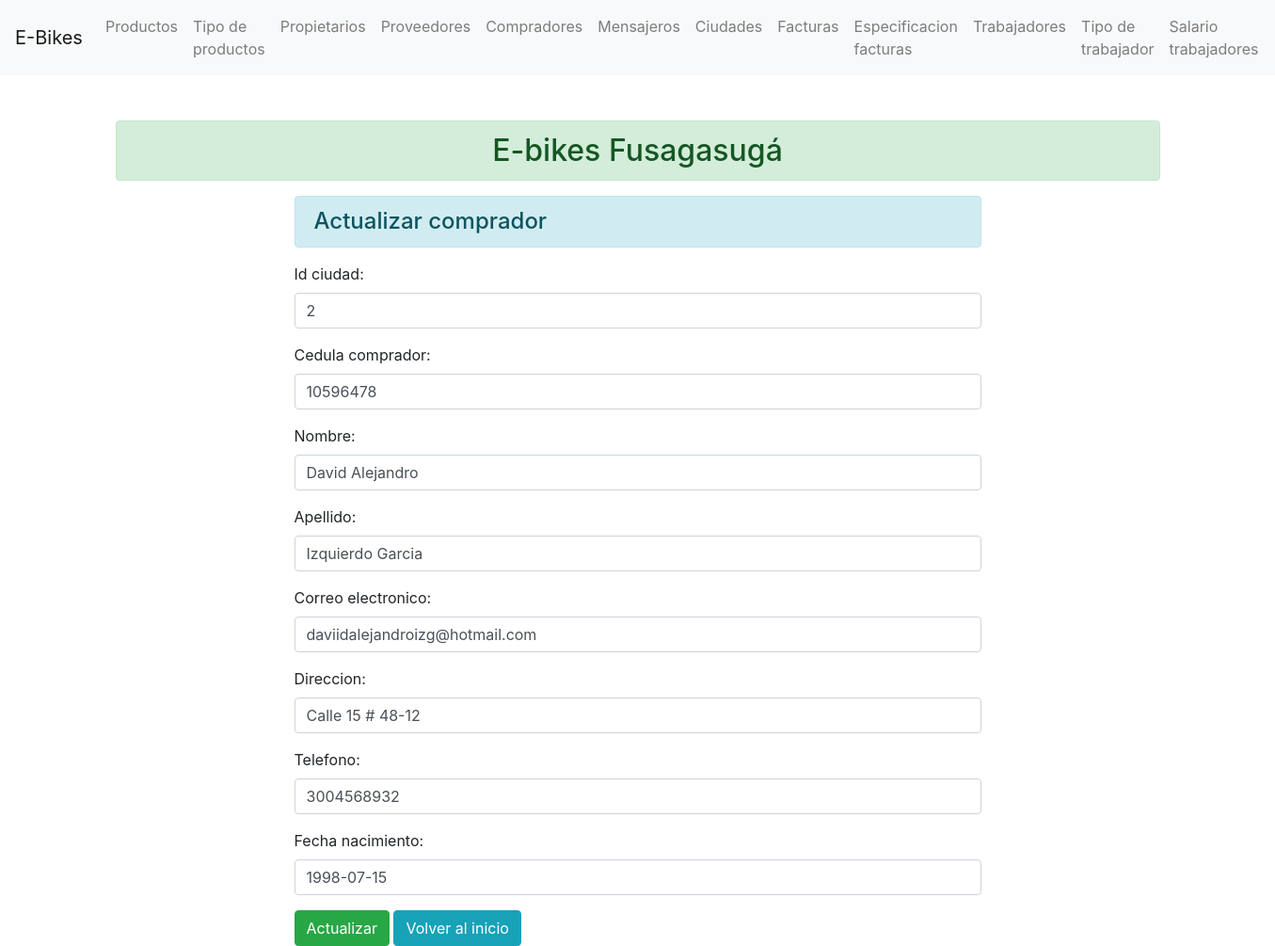
The page /comprador/10596478/ on the database its author committed.
### enroll/models.py (models this page shows)
class Comprador(models.Model):
    id_ciudad = models.ForeignKey(Ciudad, on_delete=models.CASCADE)
    cedula_comprador = models.IntegerField(primary_key=True)
    nombre = models.CharField(max_length=70)
    apellido = models.CharField(max_length=70)
    correo_electronico = models.EmailField(max_length=70)
    direccion = models.CharField(max_length=70)
    telefono = models.IntegerField()
    fecha_nacimiento = models.DateField()

### enroll/views.py (the view)
# urls.py: path('comprador/<int:cedula_comprador>/', views.update_comprador, name="updatecomprador"),
def update_comprador(request, cedula_comprador):
    if request.method == 'POST':
        pi = Comprador.objects.get(pk=cedula_comprador)
        fm = CompradorRegistration(request.POST, instance=pi)
        if fm.is_valid():
            fm.save()
    else:
        pi = Comprador.objects.get(pk=cedula_comprador)
        fm = CompradorRegistration(instance=pi)
    return render(request, 'enroll/updatecomprador.html', {'form':fm})

### enroll/forms.py
class CompradorRegistration(forms.ModelForm):
    class Meta:
        model = Comprador
        fields = ['id_ciudad', 'cedula_comprador', 'nombre', 'apellido', 'correo_electronico', 'direccion', 'telefono', 'fecha_nacimiento']
        widgets = {
            'id_ciudad': forms.NumberInput(attrs={'class':'form-control'}),
            'cedula_comprador': forms.NumberInput(attrs={'class':'form-control'}),
            'nombre': forms.TextInput(attrs={'class':'form-control'}),
            'apellido': forms.TextInput(attrs={'class':'form-control'}),
            'correo_electronico': forms.EmailInput(attrs={'class':'form-control'}),
            'direccion': forms.TextInput(attrs={'class':'form-control'}),
            'telefono': forms.NumberInput(attrs={'class':'form-control'}),
            'fecha_nacimiento': forms.DateInput(attrs={'class':'form-control'}),
        }

### enroll/templates/enroll/updatecomprador.html (shortened to what this page needs)
{% extends 'enroll/base.html' %}
{% block content  %}
    <div class="row">
        <div class="col-sm-8 offset-2">
            <h4 class="alert alert-info">Actualizar comprador</h4>
            <form action="" method="POST">
                {{form.as_p}}
                <input type="submit" class="btn btn-success" value="Actualizar">
                <a href="{% url 'addcomprador' %}" class="btn btn-info">Volver al inicio</a>
            </form>
        </div>
    </div>
{% endblock content  %}

### rows shown on the page
Comprador: id_ciudad "2", cedula_comprador "10596478", nombre "David Alejandro", apellido "Izquierdo Garcia", correo_electronico "daviidalejandroizg@hotmail.com", direccion "Calle 15 # 48-12", telefono "3004568932", fecha_nacimiento "1998-07-15"
